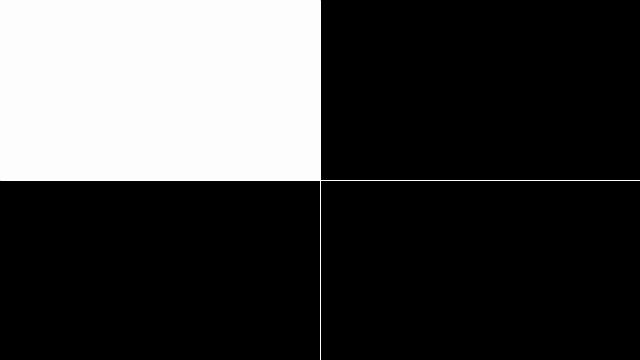
Frame 1 (no input)
Frame 60 (the mouse pressed at the canvas centre just before this capture): identical to frame 1, image omitted
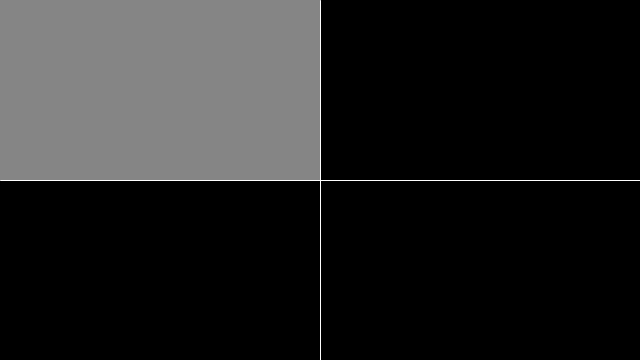
Frame 120 (the mouse held since frame 60 and released just before this capture)

The Processing sketch that drew these frames (run headless with seeded random() and noise(); from frame 60 on, the mouse is pressed at the canvas centre):

// Processing sketch: rollover_advanced
// ── rollover_advanced.pde
// Learning Processing
// Daniel Shiffman
// http://www.learningprocessing.com

// Exercise 5-6: Rewrite Example 5-3 so that the squares fade from white to black 
// when the mouse leaves their area. 
// Hint: you need four variables, one for each rectangle's color.

// Four variables, one for each square's brightness level
float bright0 = 0;
float bright1 = 0;
float bright2 = 0;
float bright3 = 0;

void setup() { 
  size(640,360); 
} 

void draw() { 
  // Draw the background
  background(0); 

  // Depending on the mouse location, a 
  // different rectangle is set to brightness 255
  if (mouseX < 320 && mouseY < 180) { 
    bright0 = 255;
  } 
  else if (mouseX > 320 && mouseY < 180) { 
    bright1 = 255;
  } 
  else if (mouseX < 320 && mouseY > 180) { 
    bright2 = 255;
  } 
  else if (mouseX > 320 && mouseY > 180) { 
    bright3 = 255;
  } 

  // All rectangles always fade
  bright0 = bright0 - 2;
  bright1 = bright1 - 2;
  bright2 = bright2 - 2;
  bright3 = bright3 - 2;

  // Fill color and draw each rectangle
  noStroke(); 
  fill(bright0);
  rect(0,0,320,180); 
  fill(bright1);
  rect(320,0,320,180); 
  fill(bright2);
  rect(0,180,320,180); 
  fill(bright3);
  rect(320,180,320,180); 
  
  // Draw grid lines
  stroke(255); 
  line(320,0,320,360); 
  line(0,180,640,180); 

} 
